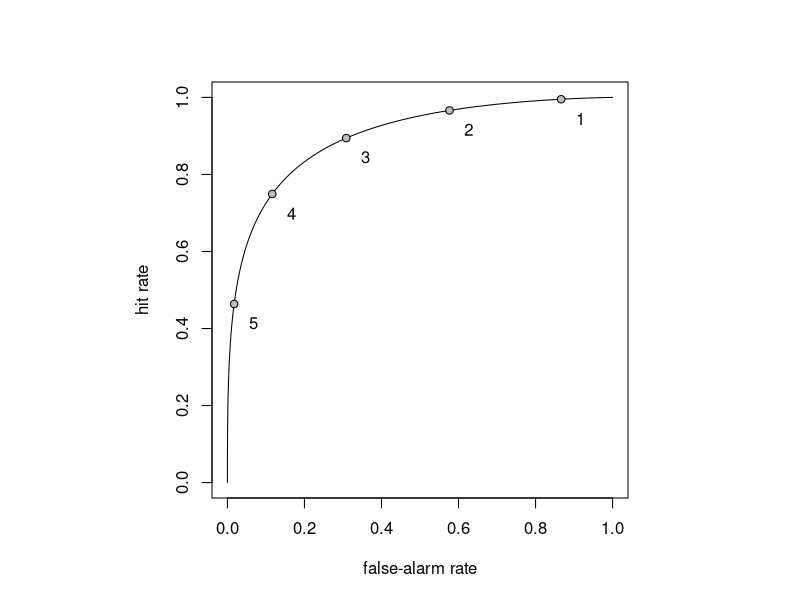

This chart was generated by the following R code: (Note: this script raises an error after producing the figure.)
## ---- chunk 1
knitr::opts_chunk$set(echo = FALSE)
## ---- chunk 2


ratingModel <- function(d, s, a, b, C, lastPoint = T){
  # the parsimonius model from Selker et al
  # https://osf.io/v3b76/
  unb = -log((1 - 1:C/C)/(1:C/C))
  
  thresh = 1/2 + a*unb + b
  
  f = cumsum(rev(diff(pnorm(c(-Inf, thresh),0,1))))
  h = cumsum(rev(diff(pnorm(c(-Inf, thresh),d,s))))
  
  if(!lastPoint){
    f = f[1:(C-1)]
    h = h[1:(C-1)]
  }
  
  return(cbind(f, h))
}

# par(pty='s')
# plot(ratingModel(d = 2, s = 1, a = 1, b = 0, C = 1000), ylim=c(0,1), xlim=c(0,1), type='l')
# points(ratingModel(d = 2, s = 1, a = 1, b = 0, C = 6), ylim=c(0,1), xlim=c(0,1))


plotSDT <- function(d = 2, s = 1, a = 1, b = 0, C = 6, title = F){
  par(pty='m', mar=c(3,2,3,2))
  
  newcol = col2rgb("dodgerblue4")[,1]
  newcol = rgb(red = newcol[1], green = newcol[2], blue = newcol[3], alpha = 50, maxColorValue = 255)
  oldcol=rgb(1,1,1,.5)
  xseq = seq(from=xrange[1], to=xrange[2], length.out = 1000)

  unb = -log((1 - 1:C/C)/(1:C/C))
  thresh = 1/2 + a*unb + b
  thresh = thresh[1:(C-1)]
  
  xrange = c(-3, d+3*s)
  yrange = c(0, max(dnorm(0), dnorm(d, d, s)))
  plot(NA, ylim = yrange*c(0,1.5), xlim = xrange, ylab="", xlab="", axes=F)
  
  polygon(c(xrange[1], xseq, xrange[2]), c(0, dnorm(xseq), 0), col = newcol , border = NA)
  curve(expr = dnorm(x, 0, 1), from=xrange[1], to=xrange[2], n = 10000, add = T)
  polygon(c(xrange[1], xseq, xrange[2]), c(0, dnorm(xseq, d, s), 0), col = oldcol , border = NA)
  curve(expr = dnorm(x, d, s), from=xrange[1], to=xrange[2], n = 10000, add = T)
  
  #text(x = 0, y = dnorm(0)+diff(yrange)*.1, labels = bquote(mu["new"]))
  #text(x = d, y = dnorm(d, d, s)+diff(yrange)*.1, labels = bquote(mu["old"]))
  
  for (k in 1:(C-1)){
    lines(x = c(thresh[k], thresh[k]), y = yrange*c(0, 1.35), lty=2, col='darkgrey')
    text(x = thresh[k], y = yrange[2]*1.4, labels = bquote(lambda[.(k)]))
  }
  
  label_x = c(xrange[1], thresh, xrange[2])[1:C] + diff(c(xrange[1], thresh, xrange[2]))/2
  
  text(x = label_x, y = yrange[2]*1.2, labels = 1:C, col='red')
  
  axis(1); box()
  
  if (title){
    mtext(text = paste0("d = ", d, ", s = ", s, ", a = ", a, ", b = ", b))
  }
}


par(pty='s')
plot(ratingModel(d = 2, s = 1.2, a = 1, b = 0, C = 1000), ylim=c(0,1), xlim=c(0,1), type='l', xlab='false-alarm rate', ylab='hit rate')
a = ratingModel(d = 2, s = 1.2, a = 1, b = 0, C = 6, lastPoint=F)
points(a, ylim=c(0,1), xlim=c(0,1), pch=21, bg='grey')

text(t(t(a)+c(.05,-.05)), labels = 5:1)


par(mfrow=c(1,2))

plotSDT(d = 2, s = 1.2, a = 1, b = -2/3, C = 6)
mtext("Shift to the left (more liberal)")

plotSDT(d = 2, s = 1.2, a = 1, b = 1, C = 6)
mtext("Shift to the right (more conservative)")


par(pty='s', mfrow=c(1,2))

plot(ratingModel(d = 2, s = 1.2, a = 1, b = 0, C = 1000), ylim=c(0,1), xlim=c(0,1), type='l', xlab='false-alarm rate', ylab='hit rate')
a = ratingModel(d = 2, s = 1.2, a = 1, b = -2/3, C = 6, lastPoint=F)
points(a, ylim=c(0,1), xlim=c(0,1), pch=21, bg='grey')

mtext("Shift to the left (more liberal)")

plot(ratingModel(d = 2, s = 1.2, a = 1, b = 0, C = 1000), ylim=c(0,1), xlim=c(0,1), type='l', xlab='false-alarm rate', ylab='hit rate')
a = ratingModel(d = 2, s = 1.2, a = 1, b = 1, C = 6, lastPoint=F)
points(a, ylim=c(0,1), xlim=c(0,1), pch=21, bg='grey')
mtext("Shift to the right (more conservative)")

